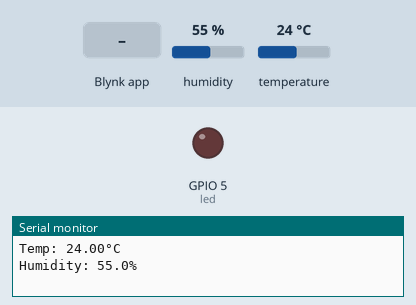
Bench run of a sketch on a simulated ESP32. On the bench: output pins drawn as LEDs (lit = HIGH), the last lines printed to the serial monitor. The inputs (shaded band) are chosen by the test bench; at power-on: temperature 24 °C, humidity 55 %. WiFi joins after 1.5 s; servers stay silent unless stated.

Above: at 3.0 s.
3.1 s: Blynk app writes 1 to V2
At 3.8 s:
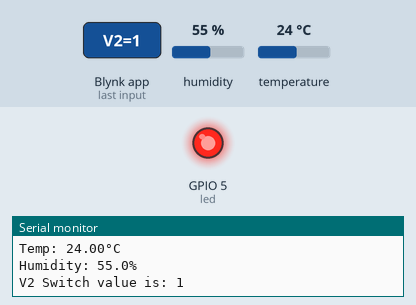
4.6 s: temperature set to 31.6 °C
6.1 s: temperature set to 32.4 °C
9.3 s: Blynk app writes 0 to V2
At 9.8 s:
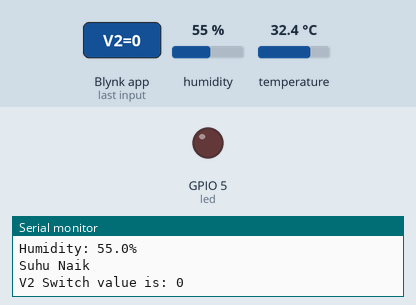
10.8 s: Blynk app writes 200 to V2
At 12.1 s:
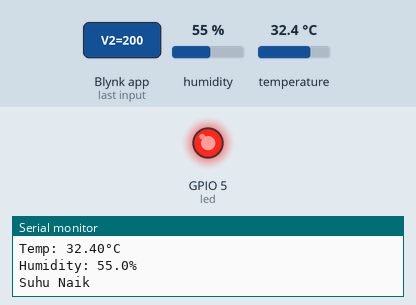
Timing chart, 0 to 13.3 s (numbered marks = the images above; inputs shaded):
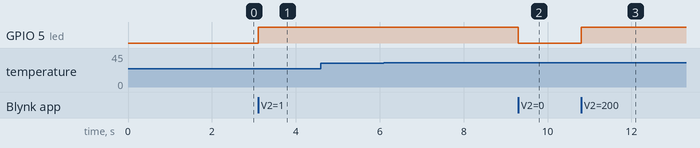

Measured:
- after the input at 3.1 s, GPIO 5 (led): LOW → HIGH at once
- after the input at 9.3 s, GPIO 5 (led): HIGH → LOW at once
- after the input at 10.8 s, GPIO 5 (led): LOW → HIGH at once

The sketch:

sketch.ino
```cpp
#define BLYNK_TEMPLATE_ID    "TMPL6uYK0A8Xa"
#define BLYNK_TEMPLATE_NAME  "Weather Station"
#define BLYNK_AUTH_TOKEN     "U0DAYcdTXOgarW5J5_073X6jIc8_7f9l"
#define BLYNK_PRINT Serial
#include <WiFi.h>
#include <WiFiClient.h>
#include <BlynkSimpleEsp32.h>
char ssid[] = "Wokwi-GUEST";
char pass[] = "";
BlynkTimer timer;

#include "DHTesp.h"
const int DHT_PIN = 15;
DHTesp dhtSensor;
float suhu, kelembaban;

void myTimerEvent(){

  TempAndHumidity  data = dhtSensor.getTempAndHumidity();
  suhu = data.temperature;
  kelembaban = data.humidity;
  Serial.println("Temp: " + String(suhu, 2) + "°C");
  Serial.println("Humidity: " + String(kelembaban, 1) + "%");

  if (suhu >= 32){
    Serial.println("Suhu Naik");
    Blynk.logEvent("suhu_naik");
  }

  Blynk.virtualWrite(V0, suhu);
  Blynk.virtualWrite(V1, kelembaban);
}

byte led = 5;
BLYNK_WRITE(V2)
{
  int pinValue = param.asInt();
  Serial.print("V2 Switch value is: ");
  Serial.println(pinValue);
  digitalWrite(led, pinValue);
}

void setup(){
  Serial.begin(115200);
  pinMode(led, OUTPUT);
  dhtSensor.setup(DHT_PIN, DHTesp::DHT22);
  Blynk.begin(BLYNK_AUTH_TOKEN, ssid, pass);
  timer.setInterval(1000L, myTimerEvent);
}

void loop(){
  Blynk.run();
  timer.run();
}
```
